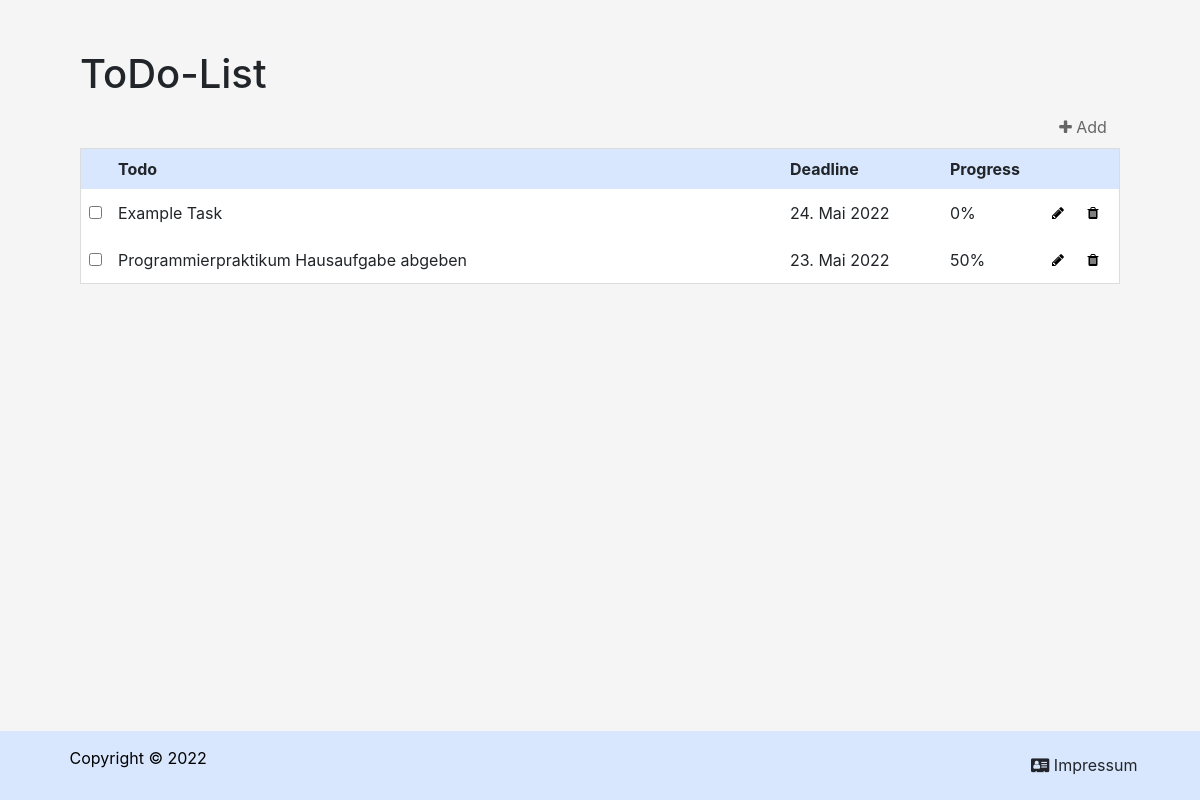
Before: / with the older database file.
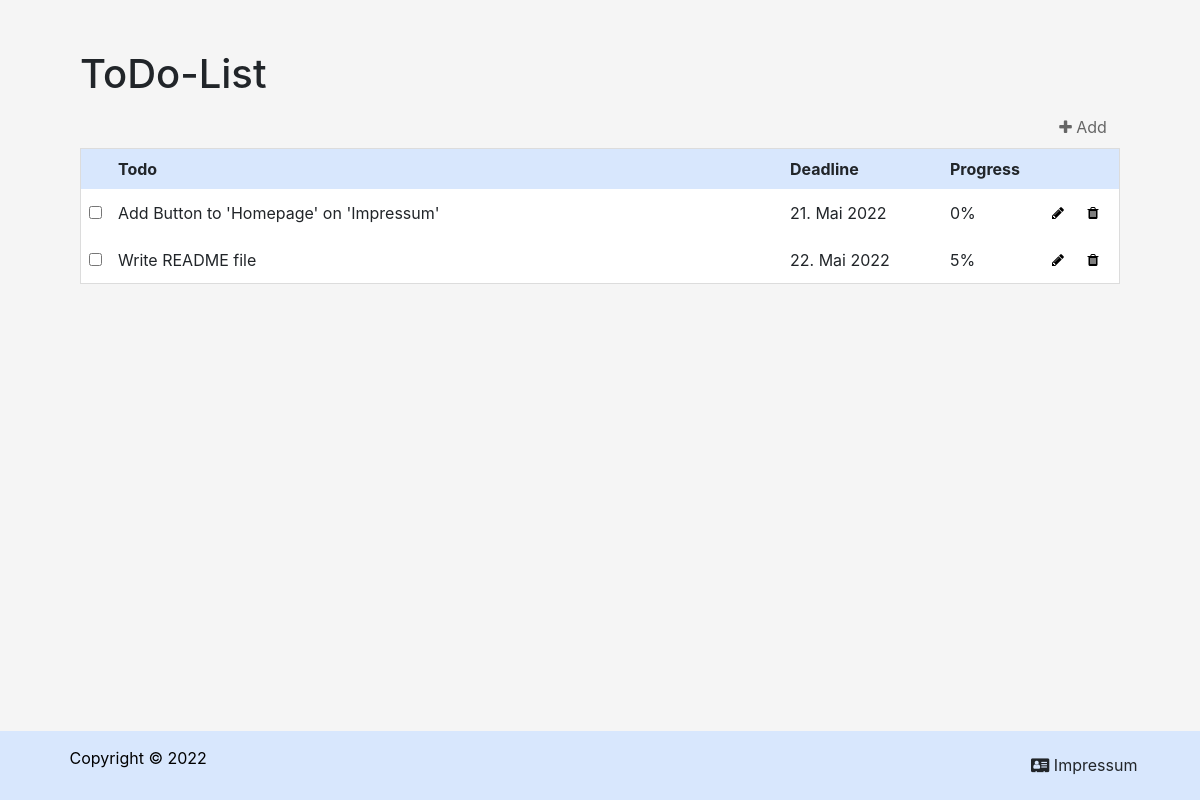
After: the same page with the newer database file.
### todo/models.py (models this page shows, shortened)
class Item(models.Model):
    task = models.CharField(max_length=160)
    deadline = models.DateField()
    progress = models.IntegerField(
        default=0,
        validators=[
            MaxValueValidator(100),
            MinValueValidator(0)
        ]
    )

### todo/views.py (the view)
# urls.py: path("", views.todolist, name=""),
def todolist(response):
    data = Item.objects.all()
    return render(response, "todo/home.html", {'data':data})

### todo/templates/todo/home.html (shortened to what this page needs)
{% extends 'todo/base.html' %}
    {% load i18n %}
{% block body %}
<h1>ToDo-List</h1>
<link rel="stylesheet" href="https://cdnjs.cloudflare.com/ajax/libs/font-awesome/4.7.0/css/font-awesome.min.css">
<div><button class="addBtn" onclick="window.location.href='/new';"><i class="fa fa-plus"></i> Add</button></div>
<div>
    <table>
        <colgroup>
            <col id="colCheck">
            <col>
            <col id="colDate">
            <col id="colProgress">
            <col id="colButtons">
        </colgroup>
        <tr>
            <th></th>
            <th>Todo</th>
            <th>Deadline</th>
            <th>Progress</th>
            <th></th>
        </tr>
        {% for item in data %}
            <tr>
                {% if item.complete == True %}
                    <td><input type="checkbox" name="" checked></td>
                {% else %}
                    <td><input type="checkbox" name="" unchecked></td>
                {% endif %}
                <td>{{item.task}}</td>
                <td>{% language 'de' %}{{item.deadline|date:"d. E Y"}}{% endlanguage %}</td>
                <td>{{item.progress}}%</td>
                <td>
                    <div class="btn-group btn-group-sm" role="group" aria-label="Basic outlined example">
                        <button type="normalBtn" class="btn btn-outline-primary" onclick="window.location.href='/edit/{{item.id}}';"><i class="fa fa-pencil fa-fw"></i></button>
                        <button type="normalBtn" class="btn btn-outline-primary" onclick="window.location.href='/delete/{{item.id}}';"><i class="fa fa-trash fa-fw"></i></button>
                    </div>
                </td>
            </tr>
        {% endfor %}
    </table>
</div>
{% endblock %}

### todo/templates/todo/base.html (shortened to what this page needs)
<!DOCTYPE html>
<html lang="en">
<head>
    <link rel="stylesheet" href="https://cdn.jsdelivr.net/npm/bootstrap@4.3.1/dist/css/bootstrap.min.css">
</head>
<body>
<div id="body", name="body">
    {% block body %}{% endblock %}
</div>
<div class="footer">
    <div class="footer-left">
        <p>Copyright © 2022</p>
    </div>
    <div class="footer-right">
        <p><button type="button" class="btn" onclick="window.location.href='/impressum';"><i class="fa fa-address-card"></i> Impressum</button></p>
    </div>
</div>
</body>
</html>

Changed rows visible on the page:
removed Item: task "Example Task", deadline "24. Mai 2022", progress "0"
removed Item: task "Programmierpraktikum Hausaufgabe abgeben", deadline "23. Mai 2022", progress "50"
added Item: task "Add Button to 'Homepage' on 'Impressum'", deadline "21. Mai 2022", progress "0"
added Item: task "Write README file", deadline "22. Mai 2022", progress "5"
